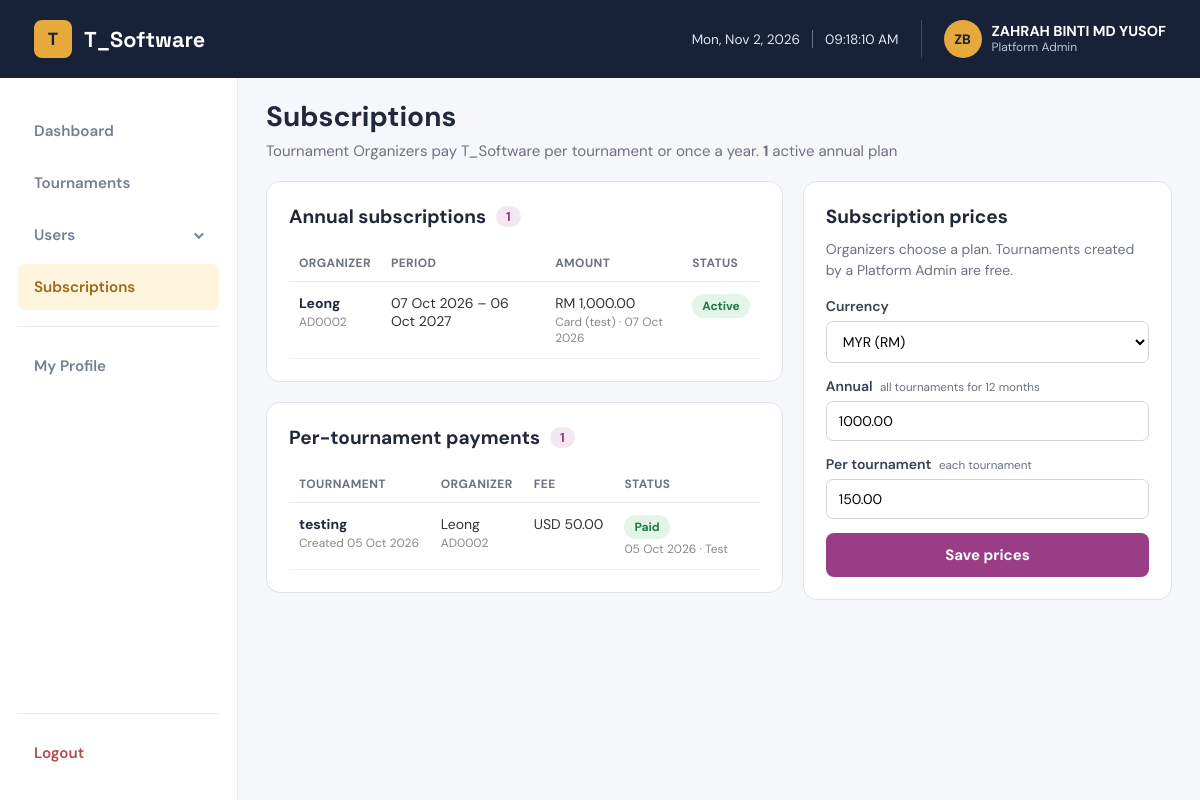
The app's page /admin/admin_subscriptions.php (signed in) with its own data.
### tables this page shows
CREATE TABLE `organizer_subscriptions` (
  `subscriptionID` int(11) NOT NULL,
  `adminID` varchar(255) NOT NULL,
  `amount` decimal(10,2) NOT NULL,
  `currency` char(3) NOT NULL,
  `start_date` date NOT NULL,
  `end_date` date NOT NULL,
  `gateway` varchar(20) DEFAULT NULL,
  `gateway_reference` varchar(255) DEFAULT NULL,
  `paid_at` datetime DEFAULT current_timestamp()
);

CREATE TABLE `tournament_platform_payments` (
  `paymentID` int(11) NOT NULL,
  `tournamentID` int(11) NOT NULL,
  `adminID` varchar(255) NOT NULL,
  `plan` enum('per_tournament','annual') NOT NULL DEFAULT 'per_tournament',
  `subscriptionID` int(11) DEFAULT NULL,
  `amount` decimal(10,2) NOT NULL,
  `currency` char(3) NOT NULL,
  `status` enum('unpaid','paid') NOT NULL DEFAULT 'unpaid',
  `gateway` varchar(20) DEFAULT NULL,
  `gateway_reference` varchar(255) DEFAULT NULL,
  `paid_at` datetime DEFAULT NULL,
  `created_at` datetime DEFAULT current_timestamp()
);

CREATE TABLE `tournament` (
  `tournamentID` int(11) NOT NULL,
  `tournament_startdate` datetime NOT NULL,
  `tournament_enddate` datetime NOT NULL,
  `tournament_name` varchar(255) NOT NULL,
  `tournament_description` mediumtext NOT NULL,
  `tournament_detail_link` varchar(255) NOT NULL,
  `tournament_location` varchar(255) NOT NULL,
  `tournament_country` varchar(100) DEFAULT NULL,
  `tournament_fee` varchar(255) NOT NULL,
  `tournament_deadline` datetime NOT NULL,
  `tournament_age_cutoff` date DEFAULT NULL,
  `tournament_type` varchar(50) NOT NULL,
  `tournament_tshirt_size` varchar(255) DEFAULT NULL,
  `tournament_picture` varchar(255) DEFAULT NULL,
  `registration_field` varchar(10000) NOT NULL,
  `creatorID` varchar(255) NOT NULL
);

### admin/admin_subscriptions.php (the view, shortened to what the rows shown need)
<?php
require_once '../db.php';
require_once 'admin_auth.php';
require_once '../platform_fee.php';
$annualSubscriptions = $conn->query("
    SELECT s.*, a.admin_name, a.admin_organization
    FROM organizer_subscriptions s
    LEFT JOIN admins a ON a.adminID = s.adminID COLLATE utf8mb4_general_ci
    ORDER BY s.end_date DESC, s.subscriptionID DESC
")->fetch_all(MYSQLI_ASSOC);
$payments = $conn->query("
    SELECT pp.*, t.tournament_name, a.admin_name
    FROM tournament_platform_payments pp
    JOIN tournament t ON t.tournamentID = pp.tournamentID
    LEFT JOIN admins a ON a.adminID = pp.adminID COLLATE utf8mb4_general_ci
    WHERE pp.plan = 'per_tournament'
    ORDER BY pp.status = 'paid', pp.created_at DESC
")->fetch_all(MYSQLI_ASSOC);
$today = date('Y-m-d');
$activeAnnual = count(array_filter($annualSubscriptions, function ($row) use ($today) {
    return $row['start_date'] <= $today && $row['end_date'] >= $today;
}));
?>
<!DOCTYPE html>
<html lang="en">
<head>
    <link rel="stylesheet" href="https://cdnjs.cloudflare.com/ajax/libs/font-awesome/7.0.1/css/all.min.css">
    <link href="./assets/style.css" rel="stylesheet" type="text/css">
    <link href="./assets/admins.css?v=<?= filemtime(__DIR__ . '/assets/admins.css') ?>" rel="stylesheet" type="text/css">
    <link href="./assets/subscription.css?v=<?= filemtime(__DIR__ . '/assets/subscription.css') ?>" rel="stylesheet" type="text/css">
</head>
<body>
    <?php require_once 'admin_navbar.php'; ?>
    <main class="admins-page">
        <div class="page-title">
            <h1>Subscriptions</h1>
            <p>
                Tournament Organizers pay T_Software per tournament or once a year.
                <strong><?= $activeAnnual ?></strong> active annual plan<?= $activeAnnual === 1 ? '' : 's' ?>
            </p>
        </div>
        <div class="admins-layout">
            <div class="sub-main">
                <section class="card">
                    <h2>Annual subscriptions <span class="count"><?= count($annualSubscriptions) ?></span></h2>
                    <?php if ($annualSubscriptions): ?>
                        <div class="table-wrap">
                            <table class="admins-table">
                                <thead>
                                    <tr>
                                        <th>Organizer</th>
                                        <th>Period</th>
                                        <th>Amount</th>
                                        <th>Status</th>
                                    </tr>
                                </thead>
                                <tbody>
                                    <?php foreach ($annualSubscriptions as $row): ?>
                                        <?php
                                        $state = $row['end_date'] < $today ? 'expired' : ($row['start_date'] > $today ? 'upcoming' : 'active');
                                        ?>
                                        <tr class="<?= $state === 'expired' ? 'row-inactive' : '' ?>">
                                            <td>
                                                <a class="table-link" href="admin_admin_details.php?id=<?= urlencode($row['adminID']) ?>">
                                                    <?= htmlspecialchars($row['admin_name'] ?? $row['adminID']) ?>
                                                </a>
                                                <small><?= htmlspecialchars($row['adminID']) ?><?= $row['admin_organization'] ? ' &middot; ' . htmlspecialchars($row['admin_organization']) : '' ?></small>
                                            </td>
                                            <td>
                                                <?= date('d M Y', strtotime($row['start_date'])) ?> &ndash; <?= date('d M Y', strtotime($row['end_date'])) ?>
                                            </td>
                                            <td>
                                                <?= htmlspecialchars(formatPlatformFee($row['amount'], $row['currency'])) ?>
                                                <small><?= htmlspecialchars(ucfirst((string)$row['gateway'])) ?> &middot; <?= date('d M Y', strtotime($row['paid_at'])) ?></small>
                                            </td>
                                            <td>
                                                <span class="status-pill <?= $state === 'expired' ? 'inactive' : 'active' ?>">
                                                    <?= ucfirst($state) ?>
                                                </span>
                                            </td>
                                        </tr>
                                    <?php endforeach; ?>
                                </tbody>
                            </table>
                        </div>
                    <?php else: ?>
                        <p class="muted-text">No organizer has subscribed annually yet.</p>
                    <?php endif; ?>
                </section>
                <section class="card">
                    <h2>Per-tournament payments <span class="count"><?= count($payments) ?></span></h2>
                    <?php if ($payments): ?>
                        <div class="table-wrap">
                            <table class="admins-table">
                                <thead>
                                    <tr>
                                        <th>Tournament</th>
                                        <th>Organizer</th>
                                        <th>Fee</th>
                                        <th>Status</th>
                                        <th></th>
                                    </tr>
                                </thead>
                                <tbody>
                                    <?php foreach ($payments as $payment): ?>
                                        <tr>
                                            <td>
                                                <a class="table-link" href="admin_each_tournament.php?id=<?= (int)$payment['tournamentID'] ?>">
                                                    <?= htmlspecialchars($payment['tournament_name']) ?>
                                                </a>
                                                <small>Created <?= date('d M Y', strtotime($payment['created_at'])) ?></small>
                                            </td>
                                            <td>
                                                <?= htmlspecialchars($payment['admin_name'] ?? $payment['adminID']) ?>
                                                <small><?= htmlspecialchars($payment['adminID']) ?></small>
                                            </td>
                                            <td>
                                                <?= htmlspecialchars(formatPlatformFee($payment['amount'], $payment['currency'])) ?>
                                            </td>
                                            <td>
                                                <?php if ($payment['status'] === 'paid'): ?>
                                                    <span class="role role-paid">Paid</span>
                                                    <small><?= date('d M Y', strtotime($payment['paid_at'])) ?> &middot; <?= htmlspecialchars(ucfirst((string)$payment['gateway'])) ?></small>
                                                <?php else: ?>
                                                    <span class="role role-unpaid">Unpaid</span>
                                                <?php endif; ?>
                                            </td>
                                            <td>
                                            </td>
                                        </tr>
                                    <?php endforeach; ?>
                                </tbody>
                            </table>
                        </div>
                    <?php else: ?>
                        <p class="muted-text">No per-tournament payments yet.</p>
                    <?php endif; ?>
                </section>
            </div>
            <div class="sub-side">
                <section class="card">
                    <h2>Subscription prices</h2>
                </section>
            </div>
        </div>
    </main>
</body>
</html>

### admin/admin_navbar.php (shortened to what the rows shown need)
<header class="site-header">
    <nav>
        <div class="nav-right">
            <?php
            $navName = $currentAdmin['admin_name'] ?? '';
            $navInitials = strtoupper(implode('', array_map(function ($word) {
                return substr($word, 0, 1);
            }, array_slice(preg_split('/\s+/', trim($navName)), 0, 2))));
            $navPhoto = null;
            ?>
            <a href="admin_my_profile.php" class="nav-user" title="My Profile">
                <span class="nav-avatar">
                    <?php if ($navPhoto): ?>
                        <img src="<?= htmlspecialchars($navPhoto) ?>" alt="">
                    <?php else: ?>
                        <?= htmlspecialchars($navInitials) ?>
                    <?php endif; ?>
                </span>
                <span class="nav-user-text">
                    <strong><?= htmlspecialchars($navName) ?></strong>
                    <small><?= isPlatformAdmin() ? 'Platform Admin' : 'Tournament Organizer' ?></small>
                </span>
            </a>
        </div>
    </nav>
</header>

### records on screen
organizer_subscriptions: activeAnnual "1", adminID.admin_name "Leong", adminID "AD0002", start_date "07 Oct 2026", end_date "06 Oct 2027", formatPlatformFee($row['amount'], $row['currency']) "RM 1,000.00", gateway "Card (test)", paid_at "07 Oct 2026"
tournament_platform_payments: tournamentID.tournament_name "testing", created_at "05 Oct 2026", adminID.admin_name "Leong", adminID "AD0002", formatPlatformFee($payment['amount'], $payment['currency']) "USD 50.00", paid_at "05 Oct 2026", gateway "Test"

### other values on screen
$navInitials "ZB"
$navName "ZAHRAH BINTI MD YUSOF"
count($annualSubscriptions) "1"
count($payments) "1"
form field currency "MYR (RM)"
